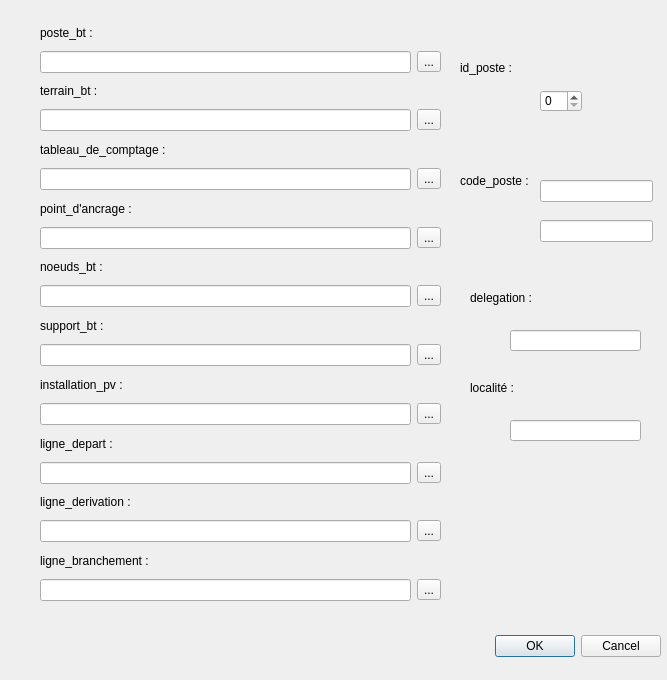
<?xml version="1.0" encoding="UTF-8"?>
<ui version="4.0">
 <class>Dialog</class>
 <widget class="QDialog" name="Dialog">
  <property name="geometry">
   <rect>
    <x>0</x>
    <y>0</y>
    <width>667</width>
    <height>680</height>
   </rect>
  </property>
  <property name="windowTitle">
   <string>Dialog</string>
  </property>
  <widget class="QDialogButtonBox" name="buttonBox">
   <property name="geometry">
    <rect>
     <x>320</x>
     <y>630</y>
     <width>341</width>
     <height>32</height>
    </rect>
   </property>
   <property name="orientation">
    <enum>Qt::Horizontal</enum>
   </property>
   <property name="standardButtons">
    <set>QDialogButtonBox::Cancel|QDialogButtonBox::Ok</set>
   </property>
  </widget>
  <widget class="QWidget" name="gridLayoutWidget">
   <property name="geometry">
    <rect>
     <x>40</x>
     <y>20</y>
     <width>401</width>
     <height>581</height>
    </rect>
   </property>
   <layout class="QGridLayout" name="gridLayout">
    <item row="11" column="0">
     <widget class="QLineEdit" name="lineEdit_6"/>
    </item>
    <item row="5" column="1">
     <widget class="QToolButton" name="toolButton_3">
      <property name="text">
       <string>...</string>
      </property>
     </widget>
    </item>
    <item row="9" column="1">
     <widget class="QToolButton" name="toolButton_5">
      <property name="text">
       <string>...</string>
      </property>
     </widget>
    </item>
    <item row="7" column="0">
     <widget class="QLineEdit" name="lineEdit_4"/>
    </item>
    <item row="5" column="0">
     <widget class="QLineEdit" name="lineEdit_3"/>
    </item>
    <item row="2" column="0">
     <widget class="QLabel" name="label_2">
      <property name="text">
       <string>terrain_bt :</string>
      </property>
     </widget>
    </item>
    <item row="14" column="0">
     <widget class="QLineEdit" name="lineEdit_7"/>
    </item>
    <item row="15" column="0">
     <widget class="QLabel" name="label_8">
      <property name="text">
       <string>ligne_depart :</string>
      </property>
     </widget>
    </item>
    <item row="4" column="0">
     <widget class="QLabel" name="label_3">
      <property name="text">
       <string>tableau_de_comptage :</string>
      </property>
     </widget>
    </item>
    <item row="17" column="0">
     <widget class="QLabel" name="label_9">
      <property name="text">
       <string>ligne_derivation : </string>
      </property>
     </widget>
    </item>
    <item row="0" column="0">
     <widget class="QLabel" name="label">
      <property name="text">
       <string>poste_bt : </string>
      </property>
     </widget>
    </item>
    <item row="16" column="1">
     <widget class="QToolButton" name="toolButton_8">
      <property name="text">
       <string>...</string>
      </property>
     </widget>
    </item>
    <item row="11" column="1">
     <widget class="QToolButton" name="toolButton_6">
      <property name="text">
       <string>...</string>
      </property>
     </widget>
    </item>
    <item row="20" column="0">
     <widget class="QLineEdit" name="lineEdit_10"/>
    </item>
    <item row="1" column="1">
     <widget class="QToolButton" name="toolButton">
      <property name="text">
       <string>...</string>
      </property>
     </widget>
    </item>
    <item row="9" column="0">
     <widget class="QLineEdit" name="lineEdit_5"/>
    </item>
    <item row="1" column="0">
     <widget class="QLineEdit" name="lineEdit"/>
    </item>
    <item row="6" column="0">
     <widget class="QLabel" name="label_4">
      <property name="text">
       <string>point_d'ancrage :</string>
      </property>
     </widget>
    </item>
    <item row="18" column="0">
     <widget class="QLineEdit" name="lineEdit_9"/>
    </item>
    <item row="10" column="0">
     <widget class="QLabel" name="label_6">
      <property name="text">
       <string>support_bt : </string>
      </property>
     </widget>
    </item>
    <item row="16" column="0">
     <widget class="QLineEdit" name="lineEdit_8"/>
    </item>
    <item row="14" column="1">
     <widget class="QToolButton" name="toolButton_7">
      <property name="text">
       <string>...</string>
      </property>
     </widget>
    </item>
    <item row="18" column="1">
     <widget class="QToolButton" name="toolButton_9">
      <property name="text">
       <string>...</string>
      </property>
     </widget>
    </item>
    <item row="19" column="0">
     <widget class="QLabel" name="label_10">
      <property name="text">
       <string>ligne_branchement : </string>
      </property>
     </widget>
    </item>
    <item row="3" column="1">
     <widget class="QToolButton" name="toolButton_2">
      <property name="text">
       <string>...</string>
      </property>
     </widget>
    </item>
    <item row="7" column="1">
     <widget class="QToolButton" name="toolButton_4">
      <property name="text">
       <string>...</string>
      </property>
     </widget>
    </item>
    <item row="3" column="0">
     <widget class="QLineEdit" name="lineEdit_2"/>
    </item>
    <item row="8" column="0">
     <widget class="QLabel" name="label_5">
      <property name="text">
       <string>noeuds_bt :</string>
      </property>
     </widget>
    </item>
    <item row="20" column="1">
     <widget class="QToolButton" name="toolButton_10">
      <property name="text">
       <string>...</string>
      </property>
     </widget>
    </item>
    <item row="12" column="0">
     <widget class="QLabel" name="label_7">
      <property name="text">
       <string>installation_pv :</string>
      </property>
     </widget>
    </item>
   </layout>
  </widget>
  <widget class="QLineEdit" name="lineEdit_11">
   <property name="geometry">
    <rect>
     <x>510</x>
     <y>330</y>
     <width>131</width>
     <height>21</height>
    </rect>
   </property>
  </widget>
  <widget class="QLineEdit" name="lineEdit_12">
   <property name="geometry">
    <rect>
     <x>510</x>
     <y>420</y>
     <width>131</width>
     <height>21</height>
    </rect>
   </property>
  </widget>
  <widget class="QLabel" name="label_11">
   <property name="geometry">
    <rect>
     <x>470</x>
     <y>290</y>
     <width>91</width>
     <height>16</height>
    </rect>
   </property>
   <property name="text">
    <string>delegation : </string>
   </property>
  </widget>
  <widget class="QLabel" name="label_12">
   <property name="geometry">
    <rect>
     <x>470</x>
     <y>380</y>
     <width>91</width>
     <height>16</height>
    </rect>
   </property>
   <property name="text">
    <string>localité : </string>
   </property>
  </widget>
  <widget class="QSpinBox" name="spinBox">
   <property name="geometry">
    <rect>
     <x>540</x>
     <y>90</y>
     <width>42</width>
     <height>22</height>
    </rect>
   </property>
  </widget>
  <widget class="QLineEdit" name="lineEdit_13">
   <property name="geometry">
    <rect>
     <x>540</x>
     <y>180</y>
     <width>113</width>
     <height>22</height>
    </rect>
   </property>
   <property name="text">
    <string/>
   </property>
  </widget>
  <widget class="QLineEdit" name="lineEdit_14">
   <property name="geometry">
    <rect>
     <x>540</x>
     <y>220</y>
     <width>113</width>
     <height>22</height>
    </rect>
   </property>
   <property name="text">
    <string/>
   </property>
  </widget>
  <widget class="QLabel" name="label_13">
   <property name="geometry">
    <rect>
     <x>460</x>
     <y>60</y>
     <width>55</width>
     <height>16</height>
    </rect>
   </property>
   <property name="text">
    <string>id_poste :</string>
   </property>
  </widget>
  <widget class="QLabel" name="label_14">
   <property name="geometry">
    <rect>
     <x>460</x>
     <y>170</y>
     <width>91</width>
     <height>21</height>
    </rect>
   </property>
   <property name="text">
    <string>code_poste :</string>
   </property>
  </widget>
 </widget>
 <resources/>
 <connections>
  <connection>
   <sender>buttonBox</sender>
   <signal>accepted()</signal>
   <receiver>Dialog</receiver>
   <slot>accept()</slot>
   <hints>
    <hint type="sourcelabel">
     <x>248</x>
     <y>254</y>
    </hint>
    <hint type="destinationlabel">
     <x>157</x>
     <y>274</y>
    </hint>
   </hints>
  </connection>
  <connection>
   <sender>buttonBox</sender>
   <signal>rejected()</signal>
   <receiver>Dialog</receiver>
   <slot>reject()</slot>
   <hints>
    <hint type="sourcelabel">
     <x>316</x>
     <y>260</y>
    </hint>
    <hint type="destinationlabel">
     <x>286</x>
     <y>274</y>
    </hint>
   </hints>
  </connection>
 </connections>
</ui>
